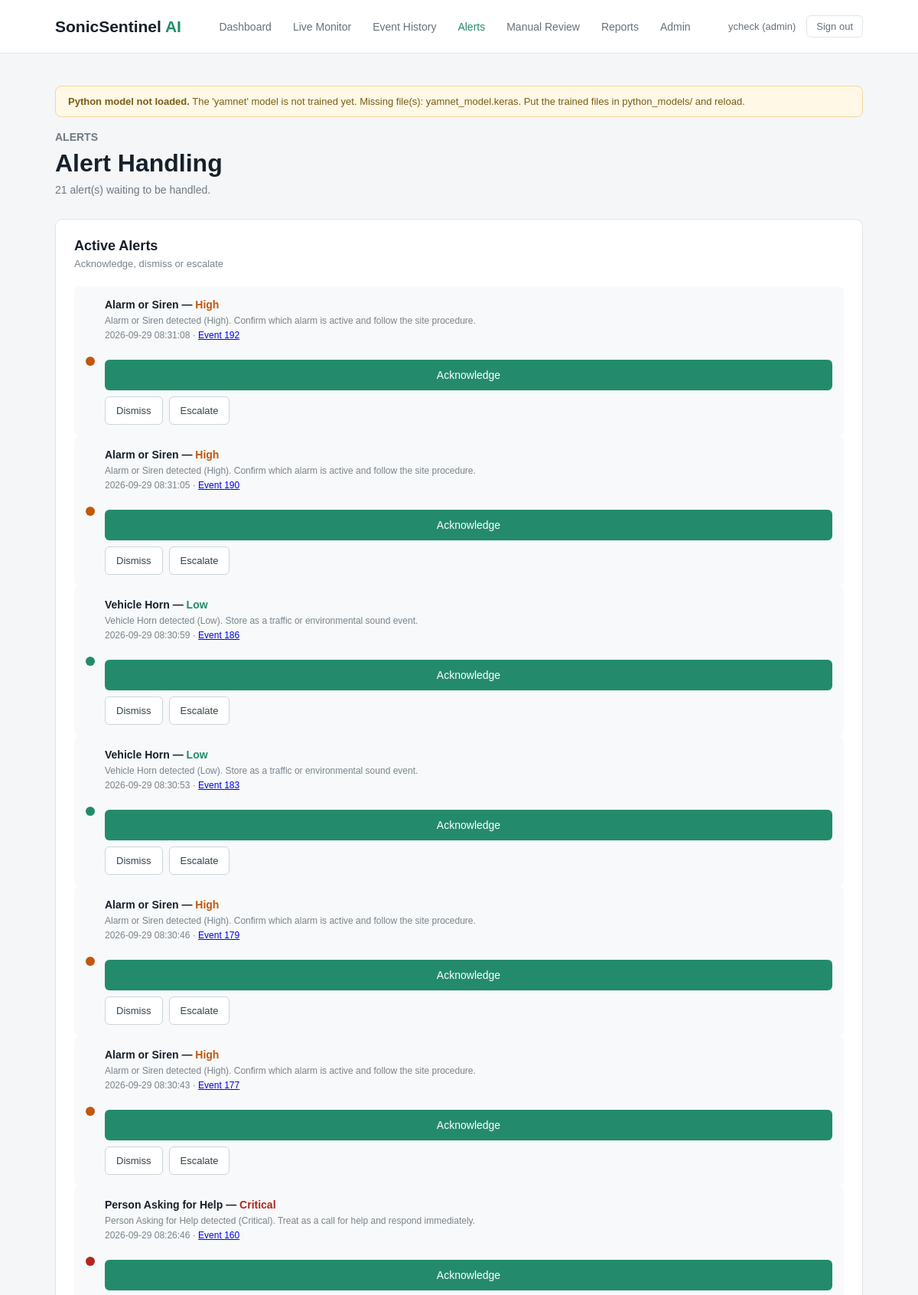
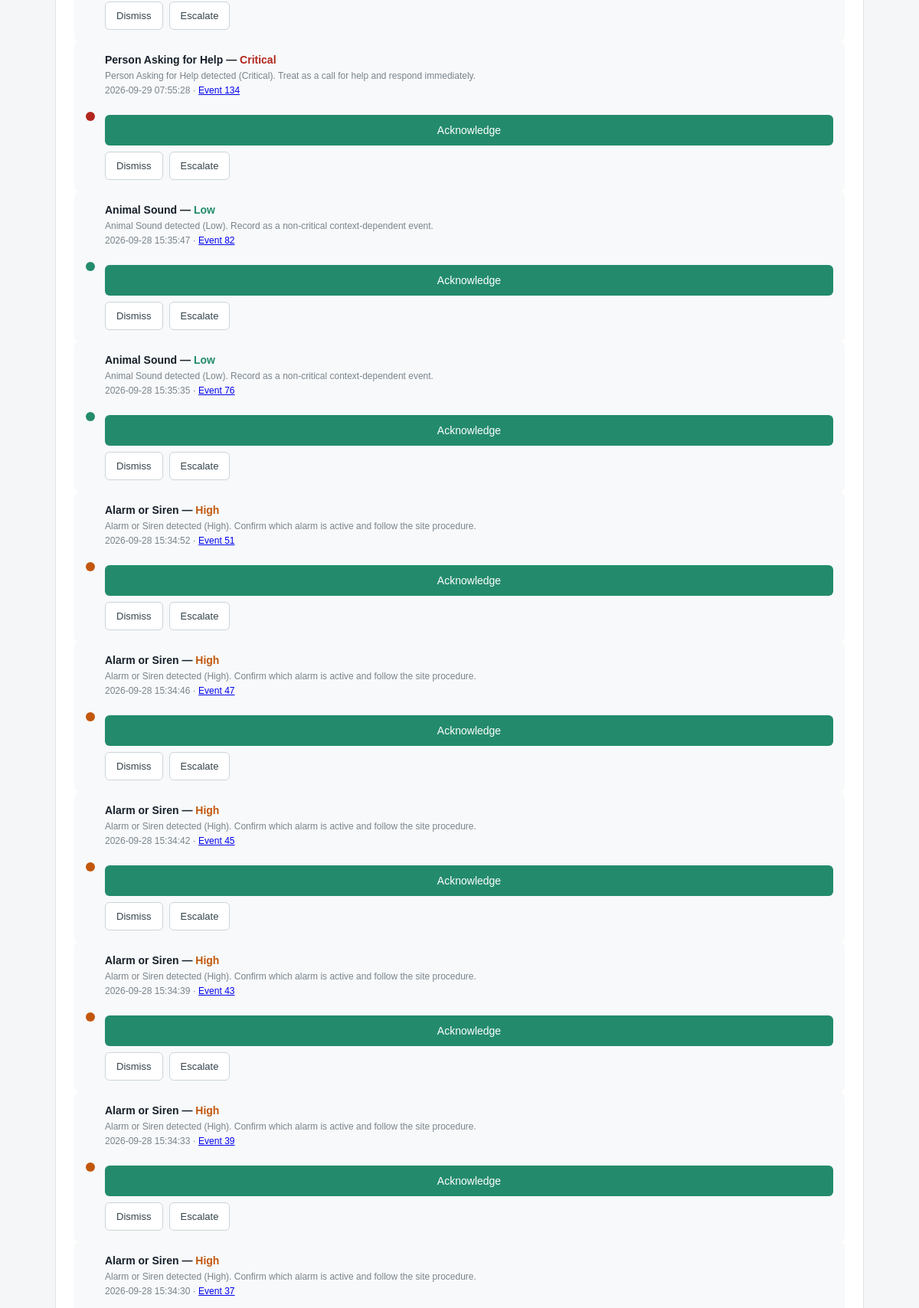
/alerts (signed in, upper part), run on the app's committed database (2 pictures, top to bottom).
### tables this page shows
CREATE TABLE users (
        user_id INTEGER PRIMARY KEY,
        username TEXT NOT NULL UNIQUE,
        password_hash TEXT NOT NULL,
        role TEXT NOT NULL
            CHECK (role IN ('user', 'reviewer', 'operator', 'maintenance', 'admin')),
        full_name TEXT,
        email TEXT,
        created_at TEXT NOT NULL DEFAULT CURRENT_TIMESTAMP
    );

CREATE TABLE alerts (
        alert_id INTEGER PRIMARY KEY,
        detection_id INTEGER NOT NULL,
        severity TEXT NOT NULL,
        message TEXT,
        status TEXT NOT NULL DEFAULT 'active',
        handled_by INTEGER,
        handled_at TEXT,
        created_at TEXT NOT NULL DEFAULT CURRENT_TIMESTAMP,

        FOREIGN KEY (detection_id) REFERENCES detections(detection_id),
        FOREIGN KEY (handled_by) REFERENCES users(user_id)
    );

CREATE TABLE detections (
        detection_id INTEGER PRIMARY KEY,
        audio_id INTEGER,
        segment_index INTEGER NOT NULL DEFAULT 0,
        start_sec REAL,
        end_sec REAL,

        python_class TEXT,
        python_scores TEXT,
        python_confidence REAL,
        python_model_version TEXT,

        gtm_class TEXT,
        gtm_scores TEXT,
        gtm_confidence REAL,
        gtm_model_version TEXT,

        agreement_status TEXT,
        confidence_difference REAL,
        top_two_margin REAL,
        overlapping_classes TEXT,

        quality TEXT,
        quality_notes TEXT,
        noise_level REAL,

        final_class TEXT,
        confidence_level TEXT,
        severity TEXT,
        alert_status TEXT,
        recommended_action TEXT,
        manual_review_required INTEGER NOT NULL DEFAULT 0,
        manual_review_reason TEXT,
        status TEXT NOT NULL DEFAULT 'Classified',
        reviewer_decision TEXT,

        waveform_path TEXT,
        spectrogram_path TEXT,

        created_at TEXT NOT NULL DEFAULT CURRENT_TIMESTAMP,

        FOREIGN KEY (audio_id) REFERENCES audio_files(audio_id)
    );

### app.py (the view, shortened to what this page needs)
@app.route("/alerts", methods=["GET", "POST"])
def alerts():
    user = current_user()
    if user is None:
        return redirect(url_for("login"))
    message = None
    error_message = None
    context = page_context()
    context["user"] = user
    return render_template(
        "alerts.html",
        active_alerts=database.get_alerts("active"),
        alert_history=database.get_alerts(),
        message=message,
        error_message=error_message,
        **context,
    )

### app.py (called while the page is built, shortened)
def current_user():
    user_id = session.get("user_id")
    if not user_id:
        return None
    return database.get_user(user_id)

def gtm_ready():
    model_file = os.path.join("gtm_model", "model.json")
    return bool(GTM_MODEL_URL) or os.path.exists(model_file)

def encoder_classes():
    import joblib
    path = os.path.join("python_models", LABEL_ENCODER_FILE)
    return [str(c) for c in joblib.load(path).classes_]

def gtm_label_check():
    meta = os.path.join("gtm_model", "metadata.json")
    if not os.path.exists(meta):
        return None
    try:
        with open(meta) as handle:
            labels = json.load(handle).get("labels")
    except ValueError as error:
        return f"gtm_model/metadata.json could not be read: {error}"
    try:
        expected = encoder_classes()
    except Exception as error:
        return f"label_encoder.pkl could not be read: {error}"

def gtm_info():
    source = GTM_MODEL_URL or "/gtm_model/"
    problem = gtm_label_check()
    if problem:
        message = problem
    elif gtm_ready():
        message = "The browser model is loaded in the browser."
    else:
        message = (
            "No browser model found. Put model.json, the weight shard and "
            "metadata.json in gtm_model/, or set the GTM_MODEL_URL environment variable."
        )
    try:
        classes = encoder_classes()
    except Exception:
        classes = list(CLASSES)
    return {
        "ready": gtm_ready() and not problem,
        "source": source,
        "version": GTM_MODEL_VERSION,
        "classes": classes,
        "message": message,
    }

def page_context():
    user = current_user()
    return {
        "user": user,
        "classes": CLASSES,
        "class_names": {name: display_name(name) for name in CLASSES},
        "severities": ["Informational", "Low", "Medium", "High", "Critical"],
        "qualities": ["Good", "Acceptable", "Poor", "Unusable"],
        "statuses": EVENT_STATUSES,
        "model_status": python_model.model_status(),
        "gtm": gtm_info(),
    }

### config/config.py (called while the page is built)
def display_name(class_id):
    return CLASS_NAMES.get(class_id, class_id)

def selected_model_name():
    try:
        with open(SELECTION_FILE) as handle:
            chosen = json.load(handle).get("selected")
    except (OSError, ValueError):
        return None
    return chosen if chosen in PYTHON_MODELS else None

### src/python_model.py (called while the page is built)
def active_model_name():
    return selected_model_name() or ACTIVE_PYTHON_MODEL

### templates/alerts.html (shortened to what this page needs)
{% extends "base.html" %}
{% set active_page = 'alerts' %}
{% block content %}
<section class="page-heading">
    <div>
        <p class="small-title">ALERTS</p>
        <h1>Alert Handling</h1>
        <p>{{ active_alerts|length }} alert(s) waiting to be handled.</p>
    </div>
</section>
<section class="card">
    <div class="card-heading">
        <div>
            <h2>Active Alerts</h2>
            <p>Acknowledge, dismiss or escalate</p>
        </div>
    </div>
    {% for alert in active_alerts %}
    <div class="alert-status">
        <div class="alert-dot severity-dot-{{ alert['severity']|lower }}"></div>
        <div class="alert-body">
            <strong>
                {{ display_name(alert['final_class'] or 'unknown') }} —
                <span class="severity-{{ alert['severity']|lower }}">{{ alert['severity'] }}</span>
            </strong>
            <p>{{ alert['message'] }}</p>
            <p class="muted">
                {{ alert['created_at'] }} ·
                <a href="{{ url_for('detection_detail', detection_id=alert['detection_id']) }}">Event {{ alert['detection_id'] }}</a>
            </p>
            {% if user['role'] in ['operator', 'admin', 'reviewer', 'maintenance'] %}
            <form method="POST" class="inline-form">
                <button type="submit" name="action" value="acknowledged" class="main-button small-button">Acknowledge</button>
                <button type="submit" name="action" value="dismissed" class="secondary-button">Dismiss</button>
                <button type="submit" name="action" value="escalated" class="secondary-button">Escalate</button>
            </form>
            {% endif %}
        </div>
    </div>
    {% else %}
    <div class="empty-result">
        <div class="empty-icon">&#10003;</div>
        <h3>No active alerts</h3>
        <p>Every alert has been handled.</p>
    </div>
    {% endfor %}
</section>
{% endblock %}

### templates/base.html (shortened to what this page needs)
<!DOCTYPE html>
<html lang="en">
<head>
    <link rel="stylesheet" href="{{ url_for('static', filename='style.css') }}">
</head>
<body>
<header class="navbar">
    <div class="logo">
        SonicSentinel <span>AI</span>
    </div>
    {% if user %}
    <nav>
        <a href="{{ url_for('dashboard') }}" class="{% if active_page == 'dashboard' %}active{% endif %}">Dashboard</a>
        <a href="{{ url_for('live') }}" class="{% if active_page == 'live' %}active{% endif %}">Live Monitor</a>
        <a href="{{ url_for('event_history') }}" class="{% if active_page == 'history' %}active{% endif %}">Event History</a>
        <a href="{{ url_for('alerts') }}" class="{% if active_page == 'alerts' %}active{% endif %}">Alerts</a>
        <a href="{{ url_for('manual_review') }}" class="{% if active_page == 'review' %}active{% endif %}">Manual Review</a>
        <a href="{{ url_for('reports') }}" class="{% if active_page == 'reports' %}active{% endif %}">Reports</a>
        {% if user['role'] == 'admin' %}
        <a href="{{ url_for('admin') }}" class="{% if active_page == 'admin' %}active{% endif %}">Admin</a>
        {% endif %}
    </nav>
    <div class="user-box">
        <a href="{{ url_for('profile') }}">{{ user['username'] }} ({{ user['role'] }})</a>
        <a href="{{ url_for('logout') }}" class="logout-link">Sign out</a>
    </div>
    {% endif %}
</header>
<main class="container">
    {% if model_status and not model_status.available %}
    <div class="notice-box">
        <strong>Python model not loaded.</strong> {{ model_status.message }}
    </div>
    {% endif %}
    {% block content %}{% endblock %}
</main>
</body>
</html>

### static/style.css (style rules this page uses)
* { margin: 0; padding: 0; box-sizing: border-box; }
body { font-family: Arial, sans-serif; background: #f4f6f8; color: #17202a; }
.navbar { height: 70px; background: #ffffff; border-bottom: 1px solid #e2e6e9; display: flex; align-items: center; justify-content: space-between; padding: 0 6%; }
.logo { font-size: 21px; font-weight: 700; }
.logo span { color: #238b6c; }
nav { display: flex; gap: 28px; }
nav a { text-decoration: none; color: #66717b; font-size: 14px; }
nav a:hover, nav a.active { color: #238b6c; }
.container { width: 88%; max-width: 1250px; margin: 0 auto; padding: 42px 0; }
.page-heading { display: flex; justify-content: space-between; align-items: center; margin-bottom: 30px; }
.small-title { color: #238b6c; font-size: 12px; font-weight: 700; margin-bottom: 8px; }
.page-heading h1 { font-size: 32px; margin-bottom: 8px; }
.page-heading p { color: #707a83; font-size: 14px; }
.card { background: #ffffff; border: 1px solid #e1e5e8; border-radius: 10px; padding: 24px; }
.card-heading { display: flex; align-items: flex-start; justify-content: space-between; margin-bottom: 22px; }
.card-heading h2 { font-size: 18px; margin-bottom: 5px; }
.card-heading p { color: #7a848c; font-size: 13px; }
.main-button { width: 100%; border: none; background: #238b6c; color: white; padding: 12px; border-radius: 6px; margin-top: 15px; font-size: 14px; cursor: pointer; }
.secondary-button { border: 1px solid #ccd5d9; background: #ffffff; color: #34434b; padding: 10px 14px; border-radius: 6px; font-size: 13px; cursor: pointer; }
.small-button { margin-top: 15px; }
.alert-status { display: flex; gap: 13px; align-items: center; padding: 15px; background: #f7f9fa; border-radius: 7px; }
.alert-dot { width: 12px; height: 12px; background: #2da675; border-radius: 50%; }
.alert-status strong { font-size: 14px; }
.alert-status p { color: #7a848c; font-size: 12px; margin-top: 5px; }
.user-box { display: flex; gap: 14px; align-items: center; font-size: 13px; }
.user-box a { color: #66717b; text-decoration: none; }
.logout-link { border: 1px solid #e2e6e9; padding: 6px 12px; border-radius: 6px; }
.notice-box { background: #fff8e6; border: 1px solid #f0d89b; color: #7a5c15; padding: 12px 16px; border-radius: 8px; font-size: 13px; margin-bottom: 18px; }
.muted { color: #707a83; font-size: 13px; }
.inline-form { display: flex; gap: 8px; margin-top: 10px; flex-wrap: wrap; }
.alert-body { flex: 1; }
.severity-critical { color: #b3261e; font-weight: 700; }
.severity-high { color: #c2570d; font-weight: 700; }
.severity-low { color: #238b6c; font-weight: 600; }
.severity-dot-critical { background: #b3261e; }
.severity-dot-high { background: #c2570d; }
.severity-dot-low { background: #238b6c; }

### data on the page
users: username "ycheck", role "admin"
alerts: severity "High", message "Alarm or Siren detected (High). Confirm which alarm is active and follow the site procedure.", created_at "2026-09-29 08:31:08", detection_id "192"
detections: final_class "Alarm or Siren"
alerts: severity "High", message "Alarm or Siren detected (High). Confirm which alarm is active and follow the site procedure.", created_at "2026-09-29 08:31:05", detection_id "190"
detections: final_class "Alarm or Siren"
alerts: severity "Low", message "Vehicle Horn detected (Low). Store as a traffic or environmental sound event.", created_at "2026-09-29 08:30:59", detection_id "186"
detections: final_class "Vehicle Horn"
alerts: severity "Low", message "Vehicle Horn detected (Low). Store as a traffic or environmental sound event.", created_at "2026-09-29 08:30:53", detection_id "183"
detections: final_class "Vehicle Horn"
alerts: severity "High", message "Alarm or Siren detected (High). Confirm which alarm is active and follow the site procedure.", created_at "2026-09-29 08:30:46", detection_id "179"
detections: final_class "Alarm or Siren"
alerts: severity "High", message "Alarm or Siren detected (High). Confirm which alarm is active and follow the site procedure.", created_at "2026-09-29 08:30:43", detection_id "177"
detections: final_class "Alarm or Siren"
alerts: severity "Critical", message "Person Asking for Help detected (Critical). Treat as a call for help and respond immediately.", created_at "2026-09-29 08:26:46", detection_id "160"
detections: final_class "Person Asking for Help"
alerts: severity "Critical", message "Person Asking for Help detected (Critical). Treat as a call for help and respond immediately.", created_at "2026-09-29 07:55:28", detection_id "134"
detections: final_class "Person Asking for Help"
alerts: severity "Low", message "Animal Sound detected (Low). Record as a non-critical context-dependent event.", created_at "2026-09-28 15:35:47", detection_id "82"
detections: final_class "Animal Sound"
alerts: severity "Low", message "Animal Sound detected (Low). Record as a non-critical context-dependent event.", created_at "2026-09-28 15:35:35", detection_id "76"
detections: final_class "Animal Sound"
alerts: severity "High", message "Alarm or Siren detected (High). Confirm which alarm is active and follow the site procedure.", created_at "2026-09-28 15:34:52", detection_id "51"
detections: final_class "Alarm or Siren"
alerts: severity "High", message "Alarm or Siren detected (High). Confirm which alarm is active and follow the site procedure.", created_at "2026-09-28 15:34:46", detection_id "47"
detections: final_class "Alarm or Siren"
alerts: severity "High", message "Alarm or Siren detected (High). Confirm which alarm is active and follow the site procedure.", created_at "2026-09-28 15:34:42", detection_id "45"
detections: final_class "Alarm or Siren"
alerts: severity "High", message "Alarm or Siren detected (High). Confirm which alarm is active and follow the site procedure.", created_at "2026-09-28 15:34:39", detection_id "43"
detections: final_class "Alarm or Siren"
alerts: severity "High", message "Alarm or Siren detected (High). Confirm which alarm is active and follow the site procedure.", created_at "2026-09-28 15:34:33", detection_id "39"
detections: final_class "Alarm or Siren"
alerts: severity "High", message "Alarm or Siren detected (High). Confirm which alarm is active and follow the site procedure.", created_at "2026-09-28 15:34:30", detection_id "37"
detections: final_class "Alarm or Siren"

### other printed values
{{ model_status.message }} "The 'yamnet' model is not trained yet. Missing file(s): yamnet_model.keras. Put the trained files in python_models/ and reload."
{{ active_alerts|length }} "21"
